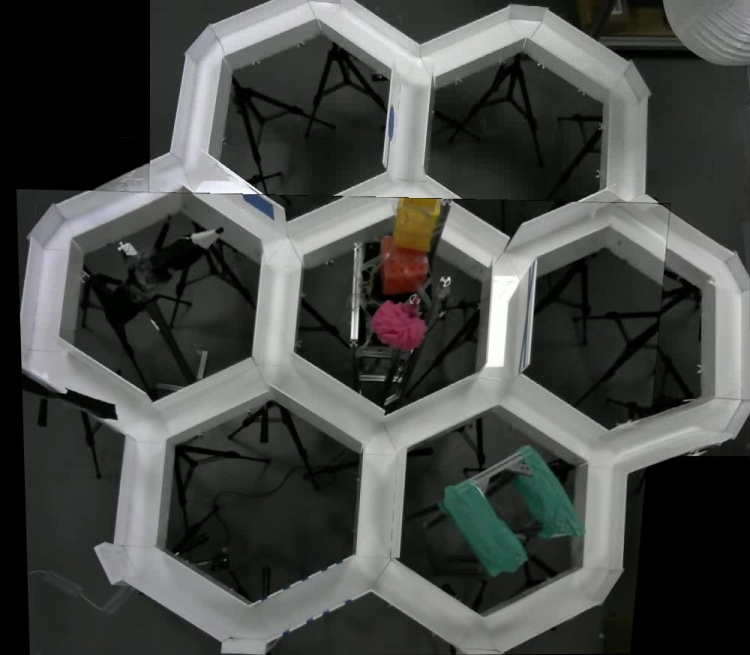
#> input picture analysis/heatmap/output/stitched_pan2.png, 750 x 655 px
$ jupyter execute --allow-errors heatmap_analysis.ipynb
#> lines starting #> are read from the running program, lines starting #| are printed output that depends on the picture; after the words box and inside, x2 and y2 are one past the last pixel; in counts of white or black regions, pixels touching at a corner belong together
[cell 1]
import cv2
import matplotlib.pyplot as plt
import numpy as np
import os
import re
import scipy.ndimage

[cell 2]
outpath = './output'
result = 'stitched_pan2.png'

[cell 3]
file_path = os.path.join(outpath, result)
img = cv2.imread(file_path)
#> img is the input picture: shape (655, 750, 3); mean B, G, R 69.9, 72.5, 70.9
H_transform = np.load('H_transform.npy')
#> (reads analysis/heatmap/H_transform.npy from the repository)

[cell 4]
def transform_point(pt):
    pt_homogeneous = np.array([pt[0], pt[1], 1])
    pt_transformed = H_transform @ pt_homogeneous
    pt_transformed /= pt_transformed[2]  # convert from homogeneous to euclidean coordinates
    return (int(pt_transformed[0]), int(pt_transformed[1]))

[cell 5]
def distance(p1, p2):
    return np.sqrt((p1[0] - p2[0])**2 + (p1[1] - p2[1])**2)

[cell 6]
# Define polygon coordinates
polygon = np.array([[0, 188], [655, 203], [617, 655], [0, 655]], np.int32)
polygon = polygon.astype(int)  # convert the coordinates to integer
polygon = polygon.reshape((-1, 1, 2))

[cell 7]
scale_factor = 0.75
points = []
#> (the rest of this cell did not finish here and is left out)

[cell 8]
# Convert to grayscale
gray = cv2.cvtColor(img, cv2.COLOR_BGR2GRAY)
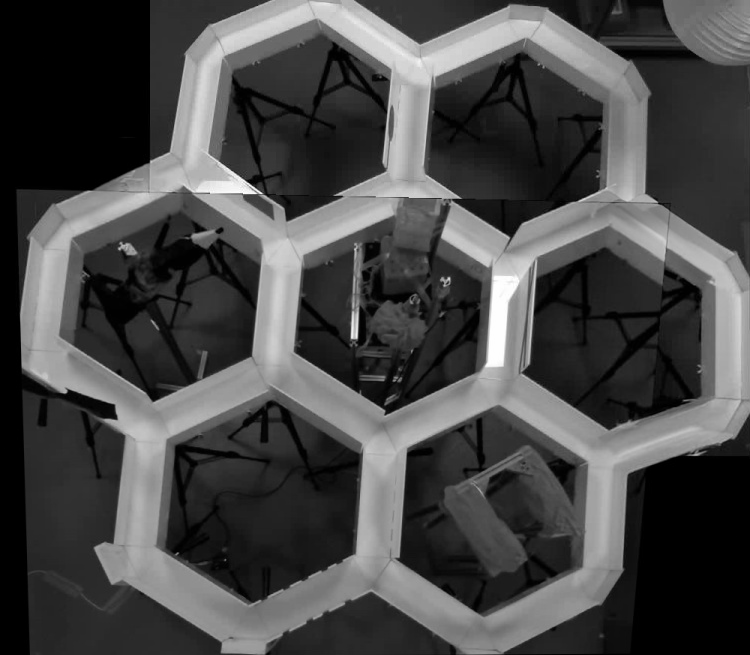
#> gray: shape (655, 750); min 0, max 255, mean 71.7

# Apply threshold
_, mask = cv2.threshold(gray, 100, 255, cv2.THRESH_BINARY)  # You may need to adjust the threshold value
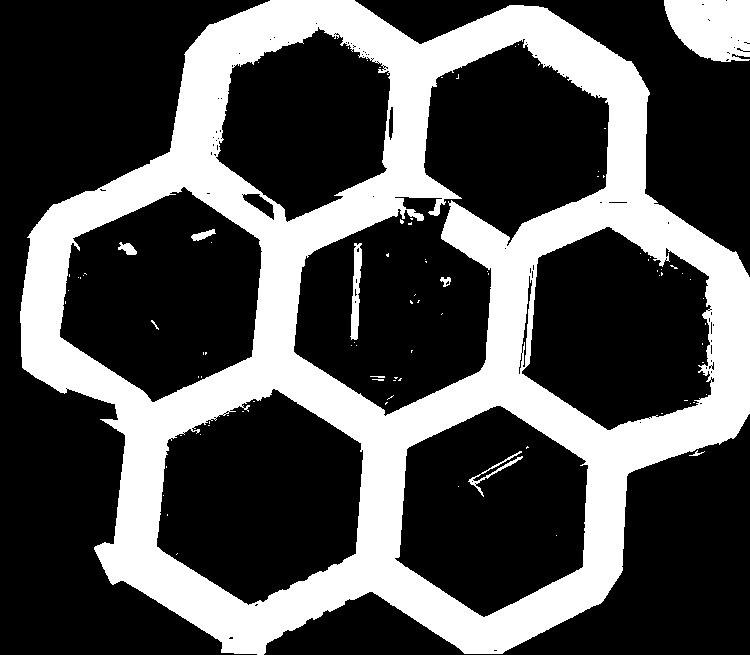
#> mask: shape (655, 750); 31.4% white; 90 white regions (80 under 20 px), largest, box (x1, y1, x2, y2) and area: (20, 0, 750, 655) 148255, (664, 0, 750, 62) 4326, (350, 243, 362, 340) 674

# Save the mask
np.save('mask.npy', mask)

mask = cv2.cvtColor(mask, cv2.COLOR_GRAY2BGR)
plt.imshow(mask)
plt.show()

[cell 9]
# Create a heatmap
heatmap = np.zeros_like(gray, dtype=np.float64)

# Define a 3x3 kernel with all values 1
kernel_size = 9
kernel_value = 10  # Increase this value for more intense lines
kernel = np.ones((kernel_size, kernel_size)) * kernel_value

for point in points:
    # Add the kernel to the heatmap at each point
    heatmap[point[1]-kernel_size//2:point[1]+kernel_size//2+1,
            point[0]-kernel_size//2:point[0]+kernel_size//2+1] += kernel
#> heatmap: shape (655, 750) float64; every value is 0

# Find the maximum value in the heatmap
heatmap_max = np.max(heatmap)
#> heatmap_max = 0

# Normalize the heatmap and increase the base intensity
if heatmap_max != 0:
    heatmap_scaled = ((heatmap / heatmap_max) * 255)
else:
    heatmap_scaled = np.zeros_like(heatmap)

# Apply the color map to the heatmap
heatmap_img = cv2.applyColorMap(np.uint8(heatmap_scaled), cv2.COLORMAP_JET)

# Calculate the color intensity for the heatmap image
intensity = np.sum(heatmap_img, axis=2)

# Define a threshold
threshold = 50

# Create a mask for all colors with intensity above the threshold
mask_colour = intensity <= threshold * 3  # Multiply threshold by 3 because intensity is the sum of RGB values

# Replace all colors above the threshold with white
heatmap_img[mask_colour] = [255, 255, 255]

# Show the result
plt.imshow(cv2.cvtColor(heatmap_img, cv2.COLOR_BGR2RGB))
plt.show()

[cell 10]
# Create a heatmap
heatmap = np.zeros_like(gray, dtype=np.float64)

# Create an intermediate image to draw lines
intermediate = np.zeros_like(gray, dtype=np.uint8)

# Define a line thickness
line_thickness = 1

for i in range(1, len(points)):
    if distance(points[i-1], points[i]) < 10:
    # Draw the line on the intermediate image
        cv2.line(intermediate, points[i - 1], points[i], (255), thickness=line_thickness)
#> intermediate: shape (655, 750); every value is 0
#         cv2.circle(intermediate, points[i - 1], line_thickness, (255), -1)

# Add the intermediate image to the heatmap
heatmap += intermediate.astype(np.float64)

# Apply a Gaussian blur to the heatmap to increase the hotspot radius
heatmap = cv2.GaussianBlur(heatmap, (25, 25), 0)

# Find the maximum value in the heatmap
heatmap_max = np.max(heatmap)

# Normalize the heatmap
if heatmap_max != 0:
    heatmap_scaled = ((heatmap / heatmap_max) * 255)
else:
    heatmap_scaled = np.zeros_like(heatmap)

# Apply the color map to the heatmap
heatmap_img = cv2.applyColorMap(np.uint8(heatmap_scaled), cv2.COLORMAP_INFERNO)

# Calculate the color intensity for the heatmap image
intensity = np.sum(heatmap_img, axis=2)

# Define a threshold
threshold = 60

# Create a mask for all colors with intensity above the threshold
mask_colour = intensity <= threshold * 3  # Multiply threshold by 3 because intensity is the sum of RGB values

# Replace all colors above the threshold with white
heatmap_img[mask_colour] = [255, 255, 255]

# Show the result
plt.imshow(cv2.cvtColor(heatmap_img, cv2.COLOR_BGR2RGB))
plt.show()

[cell 11]
scaled_heatmap = cv2.convertScaleAbs(heatmap_img, alpha=1, beta=2)


# Convert the heatmap to grayscale
heatmap_gray = cv2.cvtColor(scaled_heatmap, cv2.COLOR_BGR2GRAY)

# Threshold the grayscale heatmap to create a binary mask
# All white pixels (values above 254) will be set to 0 (black),
# and all other pixels will be set to 255 (white)
_, mask_heatmap = cv2.threshold(heatmap_gray, 254, 255, cv2.THRESH_BINARY_INV)
#> heatmap_gray: shape (655, 750); every value is 255
plt.imshow(mask_heatmap)
plt.show()

# Convert the binary mask to a three channel image
fg = cv2.bitwise_and(cv2.cvtColor(scaled_heatmap, cv2.COLOR_BGR2RGB), cv2.cvtColor(scaled_heatmap, cv2.COLOR_BGR2RGB), mask=mask_heatmap)
plt.imshow(fg)
plt.show()

img_with_heatmaps = np.zeros_like(fg)

for c in range(0,3):
    for i in range(0, fg.shape[0]):
        for j in range(0, fg.shape[1]):
            if fg[i, j, c] == 0:
                img_with_heatmaps[i, j, c] = img[i, j, 2-c]
            else:
                img_with_heatmaps[i, j, c] = fg[i, j, c]
plt.imshow(img_with_heatmaps)
plt.show()

[cell 12]
import matplotlib as mpl

# Generate a figure and a set of subplots
fig, ax = plt.subplots()

# Show the image with the heatmap overlay
ax.imshow(img_with_heatmaps)

# Use the inferno colormap provided by matplotlib
cmap = mpl.cm.inferno
norm = mpl.colors.Normalize(vmin=0, vmax=255)

# Create a colorbar
cbar = fig.colorbar(mpl.cm.ScalarMappable(norm=norm, cmap=cmap), ax=ax)
cbar.set_label('Heatmap Intensity')

plt.show()
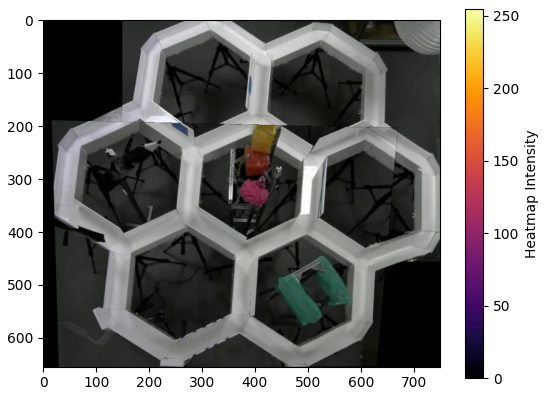
#> figure drawn by matplotlib, 2 panels
